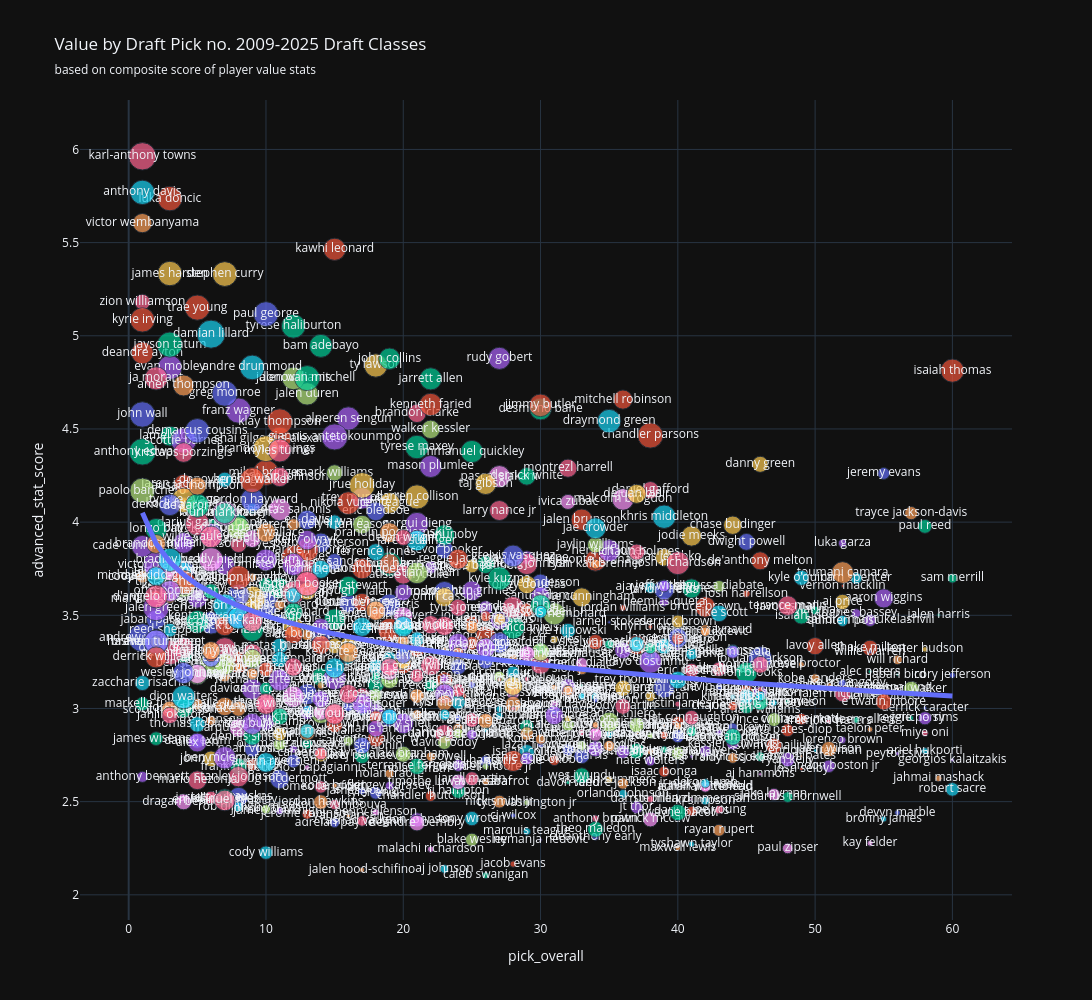

Write notebook code for a chart like this one.
### Code cell
import plotly.express as px
import plotly.graph_objects as go
player_value['draft_year'] = player_value['draft_year'].astype(str)

fig = px.scatter(player_value,template='plotly_dark', x="pick_overall", y="advanced_stat_score", color="draft_year",
                 size='mp',text='name_display', width=1200, height=1000,title='Value by Draft Pick no. 2009-2025 Draft Classes',subtitle='based on composite score of player value stats')
x_vals = np.linspace(1, 60, 60)

# 3. Apply your mathematical equation (e.g., y = 2x^2 - 5x + 3)
y_vals = 4.05 + -0.24 * np.log(x_vals)

# 4. Append the equation trace to your Express figure
fig.add_trace(
    go.Scatter(
        x=x_vals,
        y=y_vals,
        mode="lines",
        name="4.05 + -0.24 * ln(x)",
        line=dict(color='#636EFA',width=5)
    )
)
fig.update_layout(showlegend=False)
fig.update_coloraxes(showscale=False)
fig.show()
fig.write_image("value_by_draft_pick_no_2009-2025_draft_classes.png")

### Figure 1 — Plotly figure (JSON) as saved in the notebook; plotly's stock layout.template omitted (floating-point values rounded to 4 significant figures)
{"data": [{"hovertemplate": "draft_year=2014.0<br>pick_overall=%{x}<br>advanced_stat_score=%{y}<br>mp=%{marker.size}<br>name_display=%{text}<extra></extra>", "legendgroup": "2014.0", "marker": {"color": "#636efa", "size": [6867.0, 1360.0, 11840.0, 376.0, 801.0, 531.0, 3280.0, 457.0, 5458.0, 4233.0, 8854.0, 7244.0, 2534.0, 5617.0, 751.0, 126.0, 6621.0, 3606.0, 248.0, 8313.0, 5129.0, 2092.0, 4601.0, 7488.0, 1763.0, 485.0, 262.0, 5647.0, 3573.0, 2000.0, 6814.0, 3659.0, 4254.0, 5874.0, 2336.0, 6601.0], "sizemode": "area", "sizeref": 29.6, "symbol": "circle"}, "mode": "markers+text", "name": "2014.0", "orientation": "v", "showlegend": true, "text": ["aaron gordon", "adreian payne", "andrew wiggins", "cj wilcox", "cleanthony early", "cory jefferson", "dante exum", "devyn marble", "doug mcdermott", "dwight powell", "elfrid payton", "gary harris", "glenn robinson iii", "jabari parker", "james young", "jarnell stokes", "jerami grant", "joe harris", "jordan adams", "jordan clarkson", "jusuf nurkic", "kj mcdaniels", "kyle anderson", "marcus smart", "markel brown", "mitch mcgary", "nick johnson", "nik stauskas", "noah vonleh", "pj hairston", "rodney hood", "shabazz napier", "spencer dinwiddie", "tj warren", "tyler ennis", "zach lavine"], "x": [4.0, 15.0, 1.0, 28.0, 34.0, 60.0, 5.0, 56.0, 11.0, 45.0, 10.0, 19.0, 40.0, 2.0, 17.0, 35.0, 39.0, 33.0, 22.0, 46.0, 16.0, 32.0, 30.0, 6.0, 44.0, 21.0, 42.0, 8.0, 9.0, 26.0, 23.0, 24.0, 38.0, 14.0, 18.0, 13.0], "xaxis": "x", "y": [3.737, 2.387, 3.38, 2.426, 2.313, 3.178, 2.826, 2.441, 2.621, 3.894, 3.559, 3.555, 2.851, 3.476, 2.557, 3.463, 3.112, 2.746, 3.263, 3.267, 3.565, 2.778, 3.674, 3.46, 2.893, 3.39, 2.59, 2.524, 2.781, 2.716, 3.624, 3.223, 3.269, 3.391, 2.547, 3.077], "yaxis": "y", "type": "scatter"}, {"hovertemplate": "draft_year=2018.0<br>pick_overall=%{x}<br>advanced_stat_score=%{y}<br>mp=%{marker.size}<br>name_display=%{text}<extra></extra>", "legendgroup": "2018.0", "marker": {"color": "#EF553B", "size": [4460.0, 4375.0, 6308.0, 1768.0, 2017.0, 7179.0, 4853.0, 7247.0, 6708.0, 4751.0, 1677.0, 5693.0, 4198.0, 3917.0, 1802.0, 622.0, 6834.0, 5521.0, 1604.0, 3144.0, 5017.0, 2449.0, 8122.0, 2158.0, 348.0, 6094.0, 4240.0, 8928.0, 4166.0, 9661.0, 8460.0, 5473.0, 2963.0, 1691.0, 148.0, 2103.0, 7724.0, 3713.0, 3745.0, 9400.0, 4091.0, 5593.0, 111.0], "sizemode": "area", "sizeref": 29.6, "symbol": "circle"}, "mode": "markers+text", "name": "2018.0", "orientation": "v", "showlegend": true, "text": ["aaron holiday", "anfernee simons", "bruce brown", "chandler hutchison", "chimezie metu", "collin sexton", "de'anthony melton", "deandre ayton", "devonte' graham", "donte divincenzo", "elie okobo", "gary trent jr", "grayson allen", "hamidou diallo", "isaac bonga", "jacob evans", "jalen brunson", "jaren jackson jr", "jerome robinson", "jevon carter", "josh okogie", "keita bates-diop", "kevin huerter", "kevin knox", "khyri thomas", "landry shamet", "lonnie walker iv", "luka doncic", "marvin bagley iii", "mikal bridges", "miles bridges", "mitchell robinson", "moritz wagner", "omari spellman", "ray spalding", "rodions kurucs", "shai gilgeous-alexander", "shake milton", "svi mykhailiuk", "trae young", "troy brown jr", "wendell carter jr", "zhaire smith"], "x": [23.0, 24.0, 42.0, 22.0, 49.0, 8.0, 46.0, 1.0, 34.0, 17.0, 31.0, 37.0, 21.0, 45.0, 39.0, 28.0, 33.0, 4.0, 13.0, 32.0, 20.0, 48.0, 19.0, 9.0, 38.0, 26.0, 18.0, 3.0, 2.0, 10.0, 12.0, 36.0, 25.0, 30.0, 56.0, 40.0, 11.0, 54.0, 47.0, 5.0, 15.0, 7.0, 16.0], "xaxis": "x", "y": [3.15, 3.059, 3.545, 2.53, 2.943, 3.249, 3.792, 4.908, 3.794, 3.57, 2.722, 3.341, 3.32, 3.081, 2.661, 2.165, 4.013, 4.204, 2.433, 3.097, 3.234, 2.883, 3.422, 2.699, 3.438, 3.39, 2.837, 5.736, 3.589, 4.266, 3.812, 4.658, 3.459, 3.291, 3.107, 2.927, 4.449, 3.324, 2.799, 5.151, 2.914, 4.052, 3.008], "yaxis": "y", "type": "scatter"}, {"hovertemplate": "draft_year=2020.0<br>pick_overall=%{x}<br>advanced_stat_score=%{y}<br>mp=%{marker.size}<br>name_display=%{text}<extra></extra>", "legendgroup": "2020.0", "marker": {"color": "#00cc96", "size": [5054.0, 3429.0, 10390.0, 1366.0, 6701.0, 161.0, 7518.0, 7069.0, 6419.0, 7374.0, 7693.0, 3832.0, 6108.0, 7835.0, 172.0, 3407.0, 2794.0, 3359.0, 4528.0, 5479.0, 1745.0, 5870.0, 3032.0, 364.0, 4693.0, 4847.0, 5902.0, 2824.0, 4737.0, 5226.0, 398.0, 3040.0, 1943.0, 8804.0, 1302.0, 1111.0, 3753.0, 5539.0, 8548.0, 8227.0, 115.0, 2399.0], "sizemode": "area", "sizeref": 29.6, "symbol": "circle"}, "mode": "markers+text", "name": "2020.0", "orientation": "v", "showlegend": true, "text": ["aaron nesmith", "aleksej pokusevski", "anthony edwards", "cj elleby", "cole anthony", "daniel oturu", "deni avdija", "desmond bane", "devin vassell", "immanuel quickley", "isaac okoro", "isaiah joe", "isaiah stewart", "jaden mcdaniels", "jalen harris", "jalen smith", "james wiseman", "jordan nwora", "josh green", "killian hayes", "kira lewis jr", "lamelo ball", "malachi flynn", "nico mannion", "obi toppin", "onyeka okongwu", "patrick williams", "paul reed", "payton pritchard", "precious achiuwa", "reggie perry", "rj hampton", "saben lee", "saddiq bey", "sam merrill", "skylar mays", "theo maledon", "tre jones", "tyrese haliburton", "tyrese maxey", "vernon carey jr", "zeke nnaji"], "x": [14.0, 17.0, 1.0, 46.0, 15.0, 33.0, 9.0, 30.0, 11.0, 25.0, 5.0, 49.0, 16.0, 28.0, 59.0, 10.0, 2.0, 45.0, 18.0, 7.0, 13.0, 3.0, 29.0, 48.0, 8.0, 6.0, 4.0, 58.0, 26.0, 20.0, 57.0, 24.0, 38.0, 19.0, 60.0, 50.0, 34.0, 41.0, 12.0, 21.0, 32.0, 22.0], "xaxis": "x", "y": [3.169, 2.744, 4.377, 2.742, 3.478, 3.123, 3.42, 4.607, 3.646, 4.379, 3.465, 3.496, 3.655, 3.434, 3.502, 3.663, 2.838, 3.013, 3.133, 2.517, 2.811, 4.461, 2.903, 3.035, 3.997, 3.97, 3.299, 3.977, 3.772, 3.444, 2.948, 2.556, 3.29, 3.774, 3.698, 3.526, 2.351, 3.644, 5.052, 4.403, 3.081, 3.123], "yaxis": "y", "type": "scatter"}, {"hovertemplate": "draft_year=2021.0<br>pick_overall=%{x}<br>advanced_stat_score=%{y}<br>mp=%{marker.size}<br>name_display=%{text}<extra></extra>", "legendgroup": "2021.0", "marker": {"color": "#ab63fa", "size": [5478.0, 8101.0, 7814.0, 3174.0, 2346.0, 7014.0, 4980.0, 1257.0, 3157.0, 7563.0, 3142.0, 6651.0, 2772.0, 8745.0, 9398.0, 214.0, 640.0, 7255.0, 2354.0, 2051.0, 10040.0, 4335.0, 5580.0, 819.0, 1970.0, 3474.0, 2584.0, 205.0, 5672.0, 2120.0, 8195.0, 965.0, 2261.0, 3038.0, 2255.0, 973.0, 4053.0, 4229.0, 1316.0, 5945.0, 2199.0, 5320.0, 9523.0, 3856.0, 6856.0, 1210.0, 4486.0], "sizemode": "area", "sizeref": 29.6, "symbol": "circle"}, "mode": "markers+text", "name": "2021.0", "orientation": "v", "showlegend": true, "text": ["aaron wiggins", "alperen sengun", "ayo dosunmu", "bones hyland", "brandon boston jr", "cade cunningham", "cam thomas", "charles bassey", "chris duarte", "corey kispert", "dalano banton", "davion mitchell", "day'ron sharpe", "evan mobley", "franz wagner", "georgios kalaitzakis", "greg brown iii", "herbert jones", "isaiah jackson", "isaiah livers", "jalen green", "jalen johnson", "jalen suggs", "james bouknight", "jared butler", "jeremiah robinson-earl", "jericho sims", "joe wieskamp", "jonathan kuminga", "josh christopher", "josh giddey", "joshua primo", "jt thor", "keon johnson", "kessler edwards", "luka garza", "miles mcbride", "moses moody", "neemias queta", "quentin grimes", "sandro mamukelashvili", "santi aldama", "scottie barnes", "tre mann", "trey murphy iii", "usman garuba", "ziaire williams"], "x": [55.0, 16.0, 38.0, 26.0, 51.0, 1.0, 27.0, 53.0, 13.0, 15.0, 46.0, 9.0, 29.0, 3.0, 8.0, 60.0, 43.0, 35.0, 22.0, 42.0, 2.0, 20.0, 5.0, 11.0, 40.0, 32.0, 58.0, 41.0, 7.0, 24.0, 6.0, 12.0, 37.0, 21.0, 44.0, 52.0, 36.0, 14.0, 39.0, 25.0, 54.0, 30.0, 4.0, 18.0, 17.0, 23.0, 10.0], "xaxis": "x", "y": [3.591, 4.556, 3.25, 3.539, 2.69, 3.87, 3.473, 3.511, 2.98, 3.161, 3.081, 3.103, 3.809, 4.83, 4.599, 2.724, 2.87, 3.847, 3.757, 2.771, 3.541, 3.624, 3.591, 2.449, 3.343, 3.12, 2.948, 2.898, 3.768, 2.694, 3.93, 2.782, 2.469, 2.402, 2.812, 3.886, 3.312, 3.438, 3.573, 3.631, 3.473, 3.603, 4.437, 2.983, 4.128, 3.159, 2.928], "yaxis": "y", "type": "scatter"}, {"hovertemplate": "draft_year=2025.0<br>pick_overall=%{x}<br>advanced_stat_score=%{y}<br>mp=%{marker.size}<br>name_display=%{text}<extra></extra>", "legendgroup": "2025.0", "marker": {"color": "#FFA15A", "size": [1988.0, 149.0, 146.0, 146.0, 500.0, 916.0, 348.0, 818.0, 1598.0, 262.0, 1246.0, 2344.0, 1187.0, 2023.0, 1320.0, 1558.0, 1308.0, 1084.0, 673.0, 1032.0, 587.0, 830.0, 2112.0, 314.0, 616.0, 945.0, 411.0, 1351.0, 2551.0, 344.0, 368.0, 1964.0, 913.0, 634.0, 1882.0, 757.0, 1243.0, 673.0, 1479.0, 1843.0, 492.0, 1443.0, 545.0, 2623.0, 1377.0, 1633.0, 300.0, 424.0], "sizemode": "area", "sizeref": 29.6, "symbol": "circle"}, "mode": "markers+text", "name": "2025.0", "orientation": "v", "showlegend": true, "text": ["ace bailey", "adou thiero", "alijah martin", "amari williams", "asa newell", "ben saraf", "brooks barnhizer", "carter bryant", "cedric coward", "chaz lanier", "collin murray-boyles", "cooper flagg", "danny wolf", "derik queen", "drake powell", "dylan harper", "egor demin", "hugo gonzalez", "jahmai mashack", "jamir watkins", "jase richardson", "javon small", "jeremiah fears", "joan beringer", "kam jones", "kasparas jakucionis", "khaman maluach", "kobe sanders", "kon knueppel", "lachlan olbrich", "liam mcneeley", "maxime raynaud", "micah peavy", "mohamed diawara", "nique clifford", "noah penda", "nolan traore", "rasheer fleming", "ryan kalkbrenner", "sion james", "taelon peter", "tre johnson", "tyrese proctor", "vj edgecombe", "will richard", "will riley", "yang hansen", "yanic konan niederhauser"], "x": [5.0, 36.0, 39.0, 46.0, 23.0, 26.0, 44.0, 14.0, 11.0, 37.0, 9.0, 1.0, 27.0, 13.0, 22.0, 2.0, 8.0, 28.0, 59.0, 43.0, 25.0, 48.0, 7.0, 17.0, 38.0, 20.0, 10.0, 50.0, 4.0, 55.0, 29.0, 42.0, 40.0, 51.0, 24.0, 32.0, 19.0, 31.0, 34.0, 33.0, 54.0, 6.0, 49.0, 3.0, 56.0, 21.0, 16.0, 30.0], "xaxis": "x", "y": [3.023, 2.971, 2.908, 2.991, 3.313, 2.608, 2.841, 3.124, 3.555, 2.865, 3.703, 3.706, 3.17, 3.395, 2.742, 3.712, 3.222, 3.27, 2.625, 3.208, 3.138, 3.546, 3.174, 3.566, 2.768, 3.362, 3.187, 3.161, 4.096, 3.067, 3.148, 3.42, 2.905, 3.121, 2.891, 3.101, 2.65, 3.112, 3.775, 3.21, 2.888, 2.936, 3.236, 3.6, 3.261, 2.966, 2.423, 3.291], "yaxis": "y", "type": "scatter"}, {"hovertemplate": "draft_year=2024.0<br>pick_overall=%{x}<br>advanced_stat_score=%{y}<br>mp=%{marker.size}<br>name_display=%{text}<extra></extra>", "legendgroup": "2024.0", "marker": {"color": "#19d3f3", "size": [2139.0, 1093.0, 2070.0, 660.0, 715.0, 1813.0, 556.0, 1966.0, 2691.0, 2047.0, 1096.0, 552.0, 3418.0, 181.0, 3356.0, 2577.0, 3319.0, 1752.0, 3864.0, 2230.0, 1022.0, 1535.0, 3126.0, 1099.0, 3323.0, 3193.0, 3759.0, 2853.0, 2631.0, 1845.0, 2801.0, 1486.0, 2765.0, 4200.0, 877.0, 3528.0, 1023.0, 288.0, 3253.0, 3346.0, 1700.0], "sizemode": "area", "sizeref": 29.6, "symbol": "circle"}, "mode": "markers+text", "name": "2024.0", "orientation": "v", "showlegend": true, "text": ["adem bona", "aj johnson", "ajay mitchell", "antonio reeves", "ariel hukporti", "baylor scheierman", "bronny james", "cam spencer", "cody williams", "dalton knecht", "devin carter", "dillon jones", "donovan clingan", "enrique freeman", "isaiah collier", "ja'kobe walter", "jamal shead", "jared mccain", "jaylen wells", "jaylon tyson", "johnny furphy", "jonathan mogbo", "kel'el ware", "kj simpson", "kyle filipowski", "kyshawn george", "matas buzelis", "oso ighodaro", "pelle larsson", "quinten post", "reed sheppard", "rob dillingham", "ryan dunn", "stephon castle", "terrence shannon jr", "tristan da silva", "tyler kolek", "tyler smith", "yves missi", "zaccharie risacher", "zach edey"], "x": [41.0, 23.0, 38.0, 47.0, 58.0, 30.0, 55.0, 53.0, 10.0, 17.0, 13.0, 26.0, 7.0, 50.0, 29.0, 19.0, 45.0, 16.0, 39.0, 20.0, 35.0, 31.0, 15.0, 42.0, 32.0, 24.0, 11.0, 40.0, 44.0, 52.0, 3.0, 8.0, 28.0, 4.0, 27.0, 18.0, 34.0, 33.0, 21.0, 1.0, 9.0], "xaxis": "x", "y": [3.292, 2.139, 3.649, 3.03, 2.772, 3.322, 2.407, 3.698, 2.226, 2.994, 2.994, 2.888, 4.227, 2.774, 2.766, 3.272, 3.063, 3.263, 3.334, 3.334, 2.864, 2.994, 4.0, 2.505, 3.417, 3.034, 3.335, 3.368, 3.308, 3.47, 3.42, 2.472, 3.191, 3.74, 2.961, 3.223, 3.064, 3.056, 3.372, 3.136, 4.073], "yaxis": "y", "type": "scatter"}, {"hovertemplate": "draft_year=2019.0<br>pick_overall=%{x}<br>advanced_stat_score=%{y}<br>mp=%{marker.size}<br>name_display=%{text}<extra></extra>", "legendgroup": "2019.0", "marker": {"color": "#FF6692", "size": [1288.0, 139.0, 5051.0, 1496.0, 5621.0, 627.0, 7235.0, 3752.0, 4448.0, 5384.0, 8491.0, 6399.0, 3086.0, 2218.0, 6101.0, 7964.0, 4005.0, 2480.0, 4052.0, 3137.0, 7003.0, 542.0, 6724.0, 5928.0, 5470.0, 628.0, 3277.0, 3948.0, 7861.0, 9107.0, 2268.0, 5650.0, 1623.0, 5814.0, 357.0, 2733.0, 7631.0, 3650.0], "sizemode": "area", "sizeref": 29.6, "symbol": "circle"}, "mode": "markers+text", "name": "2019.0", "orientation": "v", "showlegend": true, "text": ["admiral schofield", "alen smailagic", "brandon clarke", "bruno fernando", "cameron johnson", "carsen edwards", "coby white", "cody martin", "daniel gafford", "darius bazley", "darius garland", "de'andre hunter", "eric paschall", "goga bitadze", "grant williams", "ja morant", "jalen mcdaniels", "jarrett culver", "jaxson hayes", "jaylen nowell", "jordan poole", "justin james", "keldon johnson", "kevin porter jr", "matisse thybulle", "miye oni", "nassir little", "nickeil alexander-walker", "pj washington", "rj barrett", "romeo langford", "rui hachimura", "sekou doumbouya", "terance mann", "tremont waters", "ty jerome", "tyler herro", "zion williamson"], "x": [42.0, 39.0, 21.0, 34.0, 11.0, 33.0, 7.0, 36.0, 38.0, 23.0, 5.0, 4.0, 41.0, 18.0, 22.0, 2.0, 52.0, 6.0, 8.0, 43.0, 28.0, 40.0, 29.0, 30.0, 20.0, 58.0, 25.0, 17.0, 12.0, 3.0, 14.0, 9.0, 15.0, 48.0, 51.0, 24.0, 13.0, 1.0], "xaxis": "x", "y": [2.577, 3.318, 4.584, 2.889, 4.243, 2.869, 3.321, 3.011, 4.172, 2.863, 3.993, 3.326, 3.204, 3.508, 3.23, 4.771, 3.079, 2.522, 3.881, 3.211, 3.543, 3.023, 3.775, 3.237, 3.719, 2.867, 2.938, 3.067, 3.622, 3.3, 2.578, 3.295, 2.484, 3.552, 2.93, 3.097, 3.736, 5.181], "yaxis": "y", "type": "scatter"}, {"hovertemplate": "draft_year=2022.0<br>pick_overall=%{x}<br>advanced_stat_score=%{y}<br>mp=%{marker.size}<br>name_display=%{text}<extra></extra>", "legendgroup": "2022.0", "marker": {"color": "#B6E880", "size": [1572.0, 7437.0, 7529.0, 2589.0, 2549.0, 2415.0, 6910.0, 1501.0, 2433.0, 2845.0, 7491.0, 9296.0, 3830.0, 3502.0, 6089.0, 4630.0, 7457.0, 7672.0, 3872.0, 5484.0, 1278.0, 8373.0, 636.0, 3846.0, 1661.0, 3923.0, 5827.0, 2094.0, 1908.0, 5562.0, 2438.0, 9313.0, 4928.0, 6561.0, 5216.0, 551.0, 2860.0, 5090.0, 652.0], "sizemode": "area", "sizeref": 29.6, "symbol": "circle"}, "mode": "markers+text", "name": "2022.0", "orientation": "v", "showlegend": true, "text": ["aj griffin", "andrew nembhard", "bennedict mathurin", "blake wesley", "bryce mcgowens", "caleb houstan", "christian braun", "christian koloko", "dalen terry", "david roddy", "dyson daniels", "jabari smith jr", "jabari walker", "jaden hardy", "jaden ivey", "jake laravia", "jalen duren", "jalen williams", "jaylin williams", "jeremy sochan", "johnny davis", "keegan murray", "kennedy chandler", "malaki branham", "marjon beauchamp", "mark williams", "max christie", "moussa diabate", "nikola jovic", "ochai agbaji", "ousmane dieng", "paolo banchero", "peyton watson", "shaedon sharpe", "tari eason", "tyty washington jr", "vince williams jr", "walker kessler", "wendell moore jr"], "x": [16.0, 31.0, 6.0, 25.0, 40.0, 32.0, 21.0, 33.0, 18.0, 23.0, 8.0, 3.0, 57.0, 37.0, 5.0, 19.0, 13.0, 12.0, 34.0, 9.0, 10.0, 4.0, 38.0, 20.0, 24.0, 15.0, 35.0, 43.0, 27.0, 14.0, 11.0, 1.0, 30.0, 7.0, 17.0, 29.0, 47.0, 22.0, 26.0], "xaxis": "x", "y": [2.825, 3.508, 3.243, 2.296, 2.76, 2.913, 3.727, 2.802, 3.072, 2.817, 3.968, 3.723, 3.103, 2.911, 3.181, 3.154, 4.688, 4.771, 3.878, 3.266, 2.459, 3.66, 2.854, 2.755, 2.866, 4.264, 2.928, 3.655, 3.17, 2.971, 2.808, 4.169, 3.304, 3.236, 3.987, 2.495, 2.94, 4.498, 2.688], "yaxis": "y", "type": "scatter"}, {"hovertemplate": "draft_year=2016.0<br>pick_overall=%{x}<br>advanced_stat_score=%{y}<br>mp=%{marker.size}<br>name_display=%{text}<extra></extra>", "legendgroup": "2016.0", "marker": {"color": "#FF97FF", "size": [163.0, 8118.0, 8743.0, 5494.0, 2155.0, 3672.0, 3752.0, 3559.0, 1299.0, 7439.0, 3755.0, 477.0, 734.0, 1823.0, 3385.0, 2241.0, 4594.0, 8680.0, 7340.0, 526.0, 5516.0, 625.0, 6916.0, 3836.0, 4965.0, 7196.0, 3340.0, 1667.0, 2595.0, 108.0, 6854.0, 3548.0, 3519.0, 2781.0], "sizemode": "area", "sizeref": 29.6, "symbol": "circle"}, "mode": "markers+text", "name": "2016.0", "orientation": "v", "showlegend": true, "text": ["aj hammons", "brandon ingram", "buddy hield", "caris levert", "cheick diallo", "deandre' bembry", "dejounte murray", "denzel valentine", "deyonta davis", "domantas sabonis", "dragan bender", "georgios papagiannis", "henry ellenson", "isaiah whitehead", "ivica zubac", "jake layman", "jakob poeltl", "jamal murray", "jaylen brown", "kay felder", "kris dunn", "malachi richardson", "malcolm brogdon", "malik beasley", "marquese chriss", "pascal siakam", "patrick mccaw", "paul zipser", "skal labissiere", "stephen zimmerman", "taurean prince", "thon maker", "timothe luwawu-cabarrot", "tyler ulis"], "x": [46.0, 2.0, 6.0, 20.0, 33.0, 21.0, 29.0, 14.0, 31.0, 11.0, 4.0, 13.0, 18.0, 42.0, 32.0, 47.0, 9.0, 7.0, 3.0, 54.0, 5.0, 22.0, 36.0, 19.0, 8.0, 27.0, 38.0, 48.0, 28.0, 41.0, 12.0, 10.0, 24.0, 34.0], "xaxis": "x", "y": [2.647, 3.358, 3.799, 3.494, 3.242, 2.385, 3.294, 2.979, 3.018, 4.068, 2.499, 2.683, 2.443, 2.581, 4.108, 2.539, 3.911, 4.048, 3.744, 2.277, 3.185, 2.245, 4.122, 3.195, 2.895, 4.245, 2.405, 2.249, 3.085, 2.513, 3.063, 3.033, 2.606, 2.86], "yaxis": "y", "type": "scatter"}, {"hovertemplate": "draft_year=2009.0<br>pick_overall=%{x}<br>advanced_stat_score=%{y}<br>mp=%{marker.size}<br>name_display=%{text}<extra></extra>", "legendgroup": "2009.0", "marker": {"color": "#FECB52", "size": [3506.0, 3640.0, 10070.0, 5032.0, 813.0, 3838.0, 5478.0, 8719.0, 5442.0, 9734.0, 2254.0, 2554.0, 2769.0, 3569.0, 5980.0, 2165.0, 8858.0, 4018.0, 880.0, 6493.0, 786.0, 6088.0, 1570.0, 4592.0, 3738.0, 2758.0, 9790.0, 465.0, 5477.0, 2896.0, 3966.0, 9100.0, 6689.0, 2922.0, 5003.0, 8058.0, 4854.0, 8962.0, 5199.0], "sizemode": "area", "sizeref": 29.6, "symbol": "circle"}, "mode": "markers+text", "name": "2009.0", "orientation": "v", "showlegend": true, "text": ["aj price", "austin daye", "brandon jennings", "chase budinger", "dajuan summers", "danny green", "dante cunningham", "darren collison", "dejuan blair", "demar derozan", "demarre carroll", "derrick brown", "earl clark", "eric maynor", "gerald henderson", "hasheem thabeet", "james harden", "james johnson", "jeff ayres", "jeff teague", "jermaine taylor", "jodie meeks", "jon brockman", "jonas jerebko", "jonny flynn", "jordan hill", "jrue holiday", "lester hudson", "omri casspi", "rodrigue beaubois", "sam young", "stephen curry", "taj gibson", "terrence williams", "toney douglas", "ty lawson", "tyler hansbrough", "tyreke evans", "wayne ellington"], "x": [52.0, 15.0, 10.0, 44.0, 35.0, 46.0, 33.0, 21.0, 37.0, 9.0, 27.0, 40.0, 14.0, 20.0, 12.0, 2.0, 3.0, 16.0, 31.0, 19.0, 32.0, 41.0, 38.0, 39.0, 6.0, 8.0, 17.0, 58.0, 23.0, 25.0, 36.0, 7.0, 26.0, 11.0, 29.0, 18.0, 13.0, 4.0, 28.0], "xaxis": "x", "y": [3.572, 3.336, 4.394, 3.983, 2.617, 4.31, 3.596, 4.135, 4.152, 3.589, 3.479, 3.467, 2.749, 3.253, 3.438, 3.358, 5.334, 3.34, 3.369, 4.102, 2.946, 3.926, 3.064, 3.811, 2.73, 3.548, 4.197, 3.317, 3.597, 3.765, 3.109, 5.331, 4.205, 2.863, 3.665, 4.841, 3.63, 4.117, 3.12], "yaxis": "y", "type": "scatter"}, {"hovertemplate": "draft_year=2010.0<br>pick_overall=%{x}<br>advanced_stat_score=%{y}<br>mp=%{marker.size}<br>name_display=%{text}<extra></extra>", "legendgroup": "2010.0", "marker": {"color": "#636efa", "size": [7040.0, 401.0, 4820.0, 1033.0, 573.0, 8846.0, 215.0, 6899.0, 711.0, 741.0, 5723.0, 4436.0, 5274.0, 8859.0, 8137.0, 9681.0, 7030.0, 3599.0, 2104.0, 9574.0, 6348.0, 4110.0, 5587.0, 5794.0, 4036.0, 560.0, 1877.0, 871.0, 5659.0, 9093.0, 3249.0, 4764.0, 6731.0, 134.0, 2819.0], "sizemode": "area", "sizeref": 29.6, "symbol": "circle"}, "mode": "markers+text", "name": "2010.0", "orientation": "v", "showlegend": true, "text": ["al-farouq aminu", "armon johnson", "avery bradley", "cole aldrich", "damion james", "demarcus cousins", "derrick caracter", "derrick favors", "devin ebanks", "dominique jones", "ed davis", "ekpe udoh", "eric bledsoe", "evan turner", "gordon hayward", "greg monroe", "greivis vasquez", "james anderson", "jeremy evans", "john wall", "jordan crawford", "kevin seraphin", "lance stephenson", "landry fields", "larry sanders", "lazar hayward", "luke babbitt", "luke harangody", "patrick patterson", "paul george", "quincy pondexter", "trevor booker", "wesley johnson", "willie warren", "xavier henry"], "x": [8.0, 34.0, 19.0, 11.0, 24.0, 5.0, 58.0, 3.0, 43.0, 25.0, 13.0, 6.0, 18.0, 2.0, 9.0, 7.0, 28.0, 20.0, 55.0, 1.0, 27.0, 17.0, 40.0, 39.0, 15.0, 30.0, 16.0, 52.0, 14.0, 10.0, 26.0, 23.0, 4.0, 54.0, 12.0], "xaxis": "x", "y": [3.609, 3.044, 2.949, 3.483, 2.95, 4.49, 3.002, 4.093, 3.117, 3.127, 4.012, 3.27, 4.058, 3.356, 4.119, 4.69, 3.818, 3.283, 4.261, 4.578, 3.352, 2.801, 3.379, 3.637, 3.787, 2.806, 3.014, 3.136, 3.889, 5.117, 3.252, 3.852, 3.19, 3.303, 2.719], "yaxis": "y", "type": "scatter"}, {"hovertemplate": "draft_year=2011.0<br>pick_overall=%{x}<br>advanced_stat_score=%{y}<br>mp=%{marker.size}<br>name_display=%{text}<extra></extra>", "legendgroup": "2011.0", "marker": {"color": "#EF553B", "size": [5168.0, 419.0, 5956.0, 8929.0, 9531.0, 1334.0, 2605.0, 3034.0, 1464.0, 405.0, 6616.0, 4023.0, 6208.0, 8001.0, 298.0, 2455.0, 966.0, 3130.0, 7597.0, 2208.0, 1796.0, 635.0, 857.0, 237.0, 7300.0, 9384.0, 7549.0, 9867.0, 8832.0, 4435.0, 532.0, 5495.0, 7798.0, 2876.0, 7712.0, 829.0, 6695.0, 6039.0, 3518.0, 5997.0, 119.0, 8776.0, 135.0], "sizemode": "area", "sizeref": 29.6, "symbol": "circle"}, "mode": "markers+text", "name": "2011.0", "orientation": "v", "showlegend": true, "text": ["alec burks", "andrew goudelock", "bismack biyombo", "brandon knight", "chandler parsons", "charles jenkins", "chris singleton", "cory joseph", "darius morris", "deandre liggins", "derrick williams", "e'twaun moore", "iman shumpert", "isaiah thomas", "jajuan johnson", "jan vesely", "jeremy tyler", "jimmer fredette", "jimmy butler", "jon leuer", "jordan hamilton", "jordan williams", "josh harrellson", "josh selby", "kawhi leonard", "kemba walker", "kenneth faried", "klay thompson", "kyrie irving", "lavoy allen", "malcolm lee", "marcus morris", "markieff morris", "marshon brooks", "nikola vucevic", "nolan smith", "norris cole", "reggie jackson", "shelvin mack", "tobias harris", "trey thompkins", "tristan thompson", "vernon macklin"], "x": [12.0, 46.0, 7.0, 8.0, 38.0, 44.0, 18.0, 29.0, 41.0, 53.0, 2.0, 55.0, 17.0, 60.0, 27.0, 6.0, 39.0, 10.0, 30.0, 40.0, 26.0, 36.0, 45.0, 49.0, 15.0, 9.0, 22.0, 11.0, 1.0, 50.0, 43.0, 14.0, 13.0, 25.0, 16.0, 21.0, 28.0, 24.0, 34.0, 19.0, 37.0, 4.0, 52.0], "xaxis": "x", "y": [3.397, 3.102, 3.444, 3.702, 4.465, 3.012, 2.952, 3.529, 2.448, 3.103, 3.274, 3.036, 3.75, 4.813, 3.154, 3.286, 2.857, 3.21, 4.627, 3.373, 3.495, 3.54, 3.616, 2.676, 5.464, 4.225, 4.631, 4.539, 5.085, 3.334, 3.211, 3.342, 3.851, 3.35, 4.102, 2.674, 2.718, 3.802, 3.356, 3.776, 3.155, 3.676, 3.658], "yaxis": "y", "type": "scatter"}, {"hovertemplate": "draft_year=2017.0<br>pick_overall=%{x}<br>advanced_stat_score=%{y}<br>mp=%{marker.size}<br>name_display=%{text}<extra></extra>", "legendgroup": "2017.0", "marker": {"color": "#00cc96", "size": [225.0, 7841.0, 655.0, 4221.0, 242.0, 8242.0, 4514.0, 4608.0, 6789.0, 9371.0, 4012.0, 4119.0, 1237.0, 115.0, 7253.0, 778.0, 9453.0, 6825.0, 3512.0, 1853.0, 6280.0, 5888.0, 640.0, 8195.0, 6511.0, 6975.0, 5054.0, 4159.0, 2891.0, 6332.0, 3705.0, 1686.0, 3806.0, 3951.0, 1203.0, 1672.0, 3745.0, 2691.0], "sizemode": "area", "sizeref": 29.6, "symbol": "circle"}, "mode": "markers+text", "name": "2017.0", "orientation": "v", "showlegend": true, "text": ["alec peters", "bam adebayo", "caleb swanigan", "damyean dotson", "davon reed", "de'aaron fox", "dennis smith jr", "derrick white", "dillon brooks", "donovan mitchell", "dwayne bacon", "frank ntilikina", "ivan rabb", "jabari bird", "jarrett allen", "jawun evans", "jayson tatum", "john collins", "jonathan isaac", "jordan bell", "josh hart", "josh jackson", "kadeem allen", "kyle kuzma", "lauri markkanen", "lonzo ball", "luke kennard", "malik monk", "markelle fultz", "og anunoby", "semi ojeleye", "sindarius thornwell", "sterling brown", "terrance ferguson", "tj leaf", "tyler dorsey", "wes iwundu", "zach collins"], "x": [54.0, 14.0, 26.0, 44.0, 32.0, 5.0, 9.0, 29.0, 45.0, 13.0, 40.0, 8.0, 35.0, 56.0, 22.0, 39.0, 3.0, 19.0, 6.0, 38.0, 30.0, 4.0, 53.0, 27.0, 7.0, 2.0, 12.0, 11.0, 1.0, 23.0, 37.0, 48.0, 46.0, 21.0, 18.0, 41.0, 33.0, 10.0], "xaxis": "x", "y": [3.198, 4.946, 2.105, 2.847, 2.602, 4.089, 2.849, 4.246, 3.192, 4.773, 2.442, 2.688, 3.344, 3.182, 4.769, 2.78, 4.953, 4.877, 3.628, 3.324, 3.555, 3.005, 2.938, 3.697, 4.048, 3.962, 3.518, 2.957, 3.024, 3.931, 2.771, 2.525, 3.034, 2.689, 3.172, 2.878, 2.639, 3.106], "yaxis": "y", "type": "scatter"}, {"hovertemplate": "draft_year=2013.0<br>pick_overall=%{x}<br>advanced_stat_score=%{y}<br>mp=%{marker.size}<br>name_display=%{text}<extra></extra>", "legendgroup": "2013.0", "marker": {"color": "#ab63fa", "size": [5261.0, 5142.0, 5614.0, 1821.0, 2396.0, 7476.0, 7025.0, 6402.0, 6263.0, 10110.0, 7884.0, 3748.0, 161.0, 2033.0, 5756.0, 9488.0, 773.0, 7250.0, 7058.0, 2519.0, 1556.0, 142.0, 6632.0, 224.0, 2808.0, 1629.0, 7268.0, 3125.0, 1110.0, 4354.0, 4105.0, 5847.0, 7371.0, 6574.0, 6280.0, 6619.0, 9661.0], "sizemode": "area", "sizeref": 29.6, "symbol": "circle"}, "mode": "markers+text", "name": "2013.0", "orientation": "v", "showlegend": true, "text": ["alex len", "allen crabbe", "andre roberson", "anthony bennett", "archie goodwin", "ben mclemore", "cj mccollum", "cody zeller", "dennis schroder", "giannis antetokounmpo", "gorgui dieng", "isaiah canaan", "jamaal franklin", "jeff withey", "kelly olynyk", "kentavious caldwell-pope", "lorenzo brown", "mason plumlee", "michael carter-williams", "mike muscala", "nate wolters", "nemanja nedovic", "otto porter jr", "peyton siva", "ray mccallum", "reggie bullock", "rudy gobert", "ryan kelly", "sergey karasev", "shabazz muhammad", "shane larkin", "solomon hill", "steven adams", "tim hardaway jr", "tony snell", "trey burke", "victor oladipo"], "x": [5.0, 31.0, 26.0, 1.0, 29.0, 7.0, 10.0, 4.0, 17.0, 15.0, 21.0, 34.0, 41.0, 39.0, 13.0, 8.0, 52.0, 22.0, 11.0, 44.0, 38.0, 30.0, 3.0, 56.0, 36.0, 25.0, 27.0, 48.0, 19.0, 14.0, 18.0, 23.0, 12.0, 24.0, 20.0, 9.0, 2.0], "xaxis": "x", "y": [2.817, 2.963, 3.326, 2.633, 2.732, 2.736, 3.797, 3.888, 3.025, 4.457, 3.99, 2.783, 2.741, 3.657, 3.904, 3.498, 2.831, 4.299, 3.153, 3.304, 2.719, 2.295, 3.63, 2.758, 2.768, 2.86, 4.879, 2.726, 2.585, 3.05, 2.892, 3.079, 3.773, 3.347, 2.919, 2.917, 3.772], "yaxis": "y", "type": "scatter"}, {"hovertemplate": "draft_year=2023.0<br>pick_overall=%{x}<br>advanced_stat_score=%{y}<br>mp=%{marker.size}<br>name_display=%{text}<extra></extra>", "legendgroup": "2023.0", "marker": {"color": "#FFA15A", "size": [6566.0, 1960.0, 4961.0, 4807.0, 3433.0, 5131.0, 6017.0, 5275.0, 3778.0, 2061.0, 5614.0, 707.0, 2242.0, 133.0, 3922.0, 5602.0, 424.0, 1595.0, 3554.0, 3480.0, 3173.0, 1874.0, 2790.0, 5918.0, 1629.0, 439.0, 3721.0, 2619.0, 430.0, 2473.0, 3192.0, 1904.0, 2165.0, 4272.0, 1690.0, 1974.0, 7018.0, 2593.0, 1337.0, 5499.0], "sizemode": "area", "sizeref": 29.6, "symbol": "circle"}, "mode": "markers+text", "name": "2023.0", "orientation": "v", "showlegend": true, "text": ["amen thompson", "andre jackson jr", "anthony black", "ausar thompson", "ben sheppard", "bilal coulibaly", "brandin podziemski", "brandon miller", "brice sensabaugh", "cam whitmore", "cason wallace", "colby jones", "dereck lively ii", "emoni bates", "gradey dick", "jaime jaquez jr", "jalen hood-schifino", "jalen pickett", "jalen wilson", "jarace walker", "jordan hawkins", "julian phillips", "julian strawther", "keyonte george", "kobe brown", "kobe bufkin", "kris murray", "marcus sasser", "maxwell lewis", "nick smith jr", "noah clowney", "olivier-maxence prosper", "rayan rupert", "scoot henderson", "sidy cissoko", "taylor hendricks", "toumani camara", "trayce jackson-davis", "tristan vukcevic", "victor wembanyama"], "x": [4.0, 36.0, 6.0, 5.0, 26.0, 7.0, 19.0, 2.0, 28.0, 20.0, 10.0, 34.0, 12.0, 49.0, 13.0, 18.0, 17.0, 32.0, 51.0, 8.0, 14.0, 35.0, 29.0, 16.0, 30.0, 15.0, 23.0, 25.0, 40.0, 27.0, 21.0, 24.0, 43.0, 3.0, 44.0, 9.0, 52.0, 57.0, 42.0, 1.0], "xaxis": "x", "y": [4.733, 2.597, 3.31, 4.194, 2.933, 3.011, 3.943, 3.883, 3.022, 3.363, 3.944, 2.912, 3.986, 2.744, 2.873, 3.525, 2.134, 3.096, 2.782, 2.999, 2.498, 2.799, 2.864, 3.3, 2.836, 2.586, 3.029, 3.437, 2.25, 2.5, 3.067, 3.298, 2.346, 2.994, 2.734, 3.187, 3.729, 4.048, 3.412, 5.605], "yaxis": "y", "type": "scatter"}, {"hovertemplate": "draft_year=2012.0<br>pick_overall=%{x}<br>advanced_stat_score=%{y}<br>mp=%{marker.size}<br>name_display=%{text}<extra></extra>", "legendgroup": "2012.0", "marker": {"color": "#19d3f3", "size": [9030.0, 3738.0, 8823.0, 729.0, 5784.0, 761.0, 8090.0, 11700.0, 1417.0, 8188.0, 1272.0, 8156.0, 6158.0, 2394.0, 8622.0, 6562.0, 6414.0, 3545.0, 4871.0, 1837.0, 3083.0, 8165.0, 407.0, 3414.0, 835.0, 6055.0, 3741.0, 5319.0, 4127.0, 1112.0, 3352.0, 2745.0, 4287.0, 7237.0, 3644.0, 3076.0, 5523.0, 491.0, 4617.0], "sizemode": "area", "sizeref": 29.6, "symbol": "circle"}, "mode": "markers+text", "name": "2012.0", "orientation": "v", "showlegend": true, "text": ["andre drummond", "andrew nicholson", "anthony davis", "arnett moultrie", "austin rivers", "bernard james", "bradley beal", "damian lillard", "darius miller", "dion waiters", "doron lamb", "draymond green", "evan fournier", "festus ezeli", "harrison barnes", "jae crowder", "jared sullinger", "jeremy lamb", "john henson", "john jenkins", "kendall marshall", "khris middleton", "kim english", "kyle o'quinn", "marquis teague", "maurice harkless", "meyers leonard", "michael kidd-gilchrist", "mike scott", "orlando johnson", "quincy acy", "robert sacre", "terrence jones", "terrence ross", "thomas robinson", "tony wroten", "tyler zeller", "tyshawn taylor", "will barton"], "x": [9.0, 19.0, 1.0, 27.0, 10.0, 33.0, 3.0, 6.0, 46.0, 4.0, 42.0, 35.0, 20.0, 30.0, 7.0, 34.0, 21.0, 12.0, 14.0, 23.0, 13.0, 39.0, 44.0, 49.0, 29.0, 15.0, 11.0, 2.0, 43.0, 36.0, 37.0, 60.0, 18.0, 8.0, 5.0, 25.0, 17.0, 41.0, 40.0], "xaxis": "x", "y": [4.83, 2.955, 5.77, 2.996, 2.71, 3.065, 3.798, 5.009, 3.067, 3.061, 2.598, 4.542, 3.439, 3.519, 3.55, 3.967, 3.901, 3.607, 3.747, 2.967, 2.879, 4.029, 3.062, 3.701, 2.34, 3.217, 3.263, 3.71, 3.51, 2.542, 3.345, 2.566, 3.839, 3.485, 2.915, 2.409, 3.438, 2.272, 3.152], "yaxis": "y", "type": "scatter"}, {"hovertemplate": "draft_year=2015.0<br>pick_overall=%{x}<br>advanced_stat_score=%{y}<br>mp=%{marker.size}<br>name_display=%{text}<extra></extra>", "legendgroup": "2015.0", "marker": {"color": "#FF6692", "size": [758.0, 5044.0, 2454.0, 362.0, 7752.0, 764.0, 3807.0, 8945.0, 6326.0, 6252.0, 4013.0, 2927.0, 4918.0, 1077.0, 7949.0, 2857.0, 6496.0, 11120.0, 6442.0, 5764.0, 5924.0, 5236.0, 4894.0, 7863.0, 4281.0, 3208.0, 1671.0, 3825.0, 315.0, 5530.0, 6160.0, 5433.0, 5051.0, 4374.0, 7090.0], "sizemode": "area", "sizeref": 29.6, "symbol": "circle"}, "mode": "markers+text", "name": "2015.0", "orientation": "v", "showlegend": true, "text": ["anthony brown", "bobby portis", "cameron payne", "chris mccullough", "d'angelo russell", "darrun hilliard", "delon wright", "devin booker", "emmanuel mudiay", "frank kaminsky", "jahlil okafor", "jarell martin", "jerian grant", "joe young", "josh richardson", "justin anderson", "justise winslow", "karl-anthony towns", "kelly oubre jr", "kristaps porzingis", "larry nance jr", "mario hezonja", "montrezl harrell", "myles turner", "norman powell", "pat connaughton", "rashad vaughn", "richaun holmes", "rj hunter", "rondae hollis-jefferson", "stanley johnson", "terry rozier", "trey lyles", "tyus jones", "willie cauley-stein"], "x": [34.0, 22.0, 14.0, 29.0, 2.0, 38.0, 20.0, 13.0, 7.0, 9.0, 3.0, 25.0, 19.0, 43.0, 40.0, 21.0, 10.0, 1.0, 15.0, 4.0, 27.0, 5.0, 32.0, 11.0, 46.0, 41.0, 17.0, 37.0, 28.0, 23.0, 8.0, 16.0, 12.0, 24.0, 6.0], "xaxis": "x", "y": [2.409, 3.45, 2.759, 3.159, 3.601, 2.514, 3.917, 3.669, 2.506, 3.467, 2.962, 2.623, 3.222, 2.457, 3.78, 3.177, 3.024, 5.963, 2.97, 4.374, 4.062, 2.615, 4.289, 4.384, 3.234, 2.951, 2.397, 3.839, 2.999, 3.443, 2.634, 3.078, 3.223, 3.541, 3.921], "yaxis": "y", "type": "scatter"}, {"line": {"color": "#636EFA", "width": 5}, "mode": "lines", "name": "4.05 + -0.24 * ln(x)", "x": [1.0, 2.0, 3.0, 4.0, 5.0, 6.0, 7.0, 8.0, 9.0, 10.0, 11.0, 12.0, 13.0, 14.0, 15.0, 16.0, 17.0, 18.0, 19.0, 20.0, 21.0, 22.0, 23.0, 24.0, 25.0, 26.0, 27.0, 28.0, 29.0, 30.0, 31.0, 32.0, 33.0, 34.0, 35.0, 36.0, 37.0, 38.0, 39.0, 40.0, 41.0, 42.0, 43.0, 44.0, 45.0, 46.0, 47.0, 48.0, 49.0, 50.0, 51.0, 52.0, 53.0, 54.0, 55.0, 56.0, 57.0, 58.0, 59.0, 60.0], "y": [4.05, 3.884, 3.786, 3.717, 3.664, 3.62, 3.583, 3.551, 3.523, 3.497, 3.475, 3.454, 3.434, 3.417, 3.4, 3.385, 3.37, 3.356, 3.343, 3.331, 3.319, 3.308, 3.297, 3.287, 3.277, 3.268, 3.259, 3.25, 3.242, 3.234, 3.226, 3.218, 3.211, 3.204, 3.197, 3.19, 3.183, 3.177, 3.171, 3.165, 3.159, 3.153, 3.147, 3.142, 3.136, 3.131, 3.126, 3.121, 3.116, 3.111, 3.106, 3.102, 3.097, 3.093, 3.088, 3.084, 3.08, 3.075, 3.071, 3.067], "type": "scatter"}], "layout": {"xaxis": {"anchor": "y", "domain": [0.0, 1.0], "title": {"text": "pick_overall"}}, "yaxis": {"anchor": "x", "domain": [0.0, 1.0], "title": {"text": "advanced_stat_score"}}, "legend": {"title": {"text": "draft_year"}, "tracegroupgap": 0, "itemsizing": "constant"}, "title": {"subtitle": {"text": "based on composite score of player value stats"}, "text": "Value by Draft Pick no. 2009-2025 Draft Classes"}, "height": 1000, "width": 1200, "showlegend": false, "coloraxis": {"showscale": false}}}
